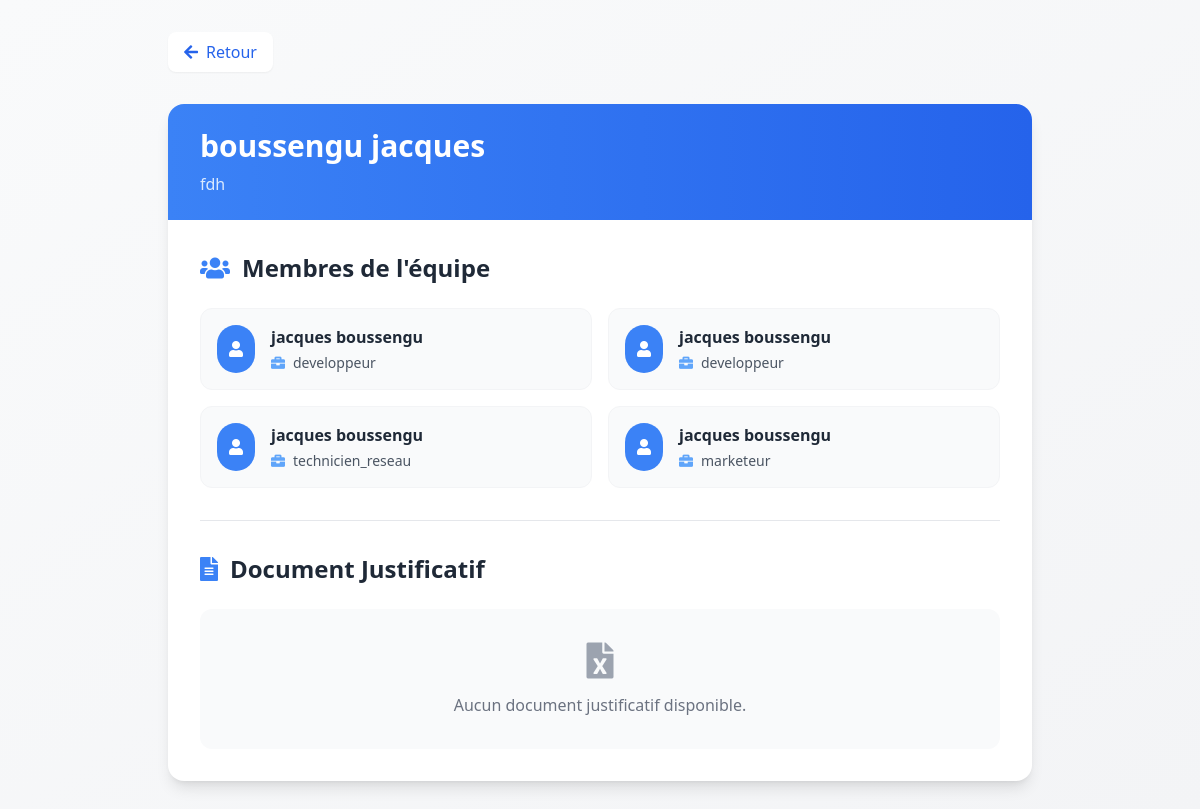
The page /ad/views/equipe_details.php?id=9 on the database its author committed.
### tables this page shows
CREATE TABLE `equipes` (
  `id` int(11) NOT NULL,
  `nom_equipe` varchar(100) DEFAULT NULL,
  `description_equipe` text DEFAULT NULL,
  `document_path` varchar(255) DEFAULT NULL,
  `created_at` timestamp NOT NULL DEFAULT current_timestamp(),
  `matricule` varchar(20) NOT NULL
);

CREATE TABLE `membres` (
  `id` int(11) NOT NULL,
  `equipe_id` int(11) DEFAULT NULL,
  `nom` varchar(100) DEFAULT NULL,
  `prenom` varchar(100) DEFAULT NULL,
  `email` varchar(255) DEFAULT NULL,
  `role` varchar(50) DEFAULT NULL,
  `is_chef` tinyint(1) DEFAULT 0,
  `created_at` timestamp NOT NULL DEFAULT current_timestamp()
);

### ad/views/equipe_details.php (the view, shortened to what this page needs)
<?php
require_once __DIR__ . '/../../bdd.php';
$equipe_id = isset($_GET['id']) ? (int)$_GET['id'] : 0;
$stmt = $pdo->prepare("SELECT * FROM equipes WHERE id = ?");
$stmt->execute([$equipe_id]);
$equipe = $stmt->fetch(PDO::FETCH_ASSOC);
$stmt = $pdo->prepare("SELECT * FROM membres WHERE equipe_id = ?");
$stmt->execute([$equipe_id]);
$membres = $stmt->fetchAll(PDO::FETCH_ASSOC);
?>
<!DOCTYPE html>
<html lang="fr">
<head>
    <script src="https://cdn.tailwindcss.com"></script>
    <link rel="stylesheet" href="https://cdnjs.cloudflare.com/ajax/libs/font-awesome/5.15.4/css/all.min.css">
</head>
<body class="bg-gradient-to-br from-gray-50 to-gray-100 min-h-screen">
    <div class="container mx-auto px-4 py-8 max-w-4xl">
        <a href="javascript:history.back()"
            class="inline-flex items-center mb-8 px-4 py-2 bg-white rounded-lg shadow-sm hover:shadow-md transition-all duration-200 text-blue-600 hover:text-blue-700">
            <i class="fas fa-arrow-left mr-2"></i>
            <span>Retour</span>
        </a>
        <div class="bg-white rounded-2xl shadow-lg overflow-hidden">
            <div class="bg-gradient-to-r from-blue-500 to-blue-600 px-8 py-6">
                <h1 class="text-3xl font-bold text-white mb-2">
                    <?php echo htmlspecialchars($equipe['nom_equipe']); ?>
                </h1>
                <p class="text-blue-100">
                    <?php echo htmlspecialchars($equipe['description_equipe']); ?>
                </p>
            </div>
            <div class="p-8">
                <h2 class="text-2xl font-bold text-gray-800 mb-6 flex items-center">
                    <i class="fas fa-users mr-3 text-blue-500"></i>
                    Membres de l'équipe
                </h2>
                <div class="grid gap-4 md:grid-cols-2">
                    <?php if (empty($membres)): ?>
                        <div class="col-span-2 text-center py-8">
                            <i class="fas fa-user-slash text-4xl text-gray-400 mb-3"></i>
                            <p class="text-gray-500">Aucun membre dans cette équipe.</p>
                        </div>
                    <?php else: ?>
                        <?php foreach ($membres as $membre): ?>
                            <div class="bg-gray-50 rounded-xl p-4 hover:shadow-md transition-shadow duration-200 border border-gray-100">
                                <div class="flex items-center space-x-4">
                                    <div class="bg-blue-500 rounded-full p-3">
                                        <i class="fas fa-user text-white"></i>
                                    </div>
                                    <div>
                                        <div class="font-semibold text-gray-800">
                                            <?php echo htmlspecialchars($membre['nom'] . ' ' . $membre['prenom']); ?>
                                        </div>
                                        <div class="text-sm text-gray-600 flex items-center mt-1">
                                            <i class="fas fa-briefcase text-blue-400 mr-2"></i>
                                            <?php echo htmlspecialchars($membre['role']); ?>
                                        </div>
                                    </div>
                                </div>
                            </div>
                        <?php endforeach; ?>
                    <?php endif; ?>
                </div>
                <div class="mt-8 pt-8 border-t border-gray-200">
                    <h2 class="text-2xl font-bold text-gray-800 mb-6 flex items-center">
                        <i class="fas fa-file-alt mr-3 text-blue-500"></i>
                        Document Justificatif
                    </h2>
                    <?php if (!empty($equipe['document_path'])): ?>
                        <div class="bg-gray-50 rounded-xl p-6 border border-gray-100">
                            <div class="flex items-center justify-between mb-4">
                                <div class="flex items-center space-x-3">
                                    <div class="bg-blue-100 rounded-lg p-3">
                                        <i class="fas fa-file-pdf text-blue-500 text-xl"></i>
                                    </div>
                                    <div>
                                        <p class="font-medium text-gray-800">Document de l'équipe</p>
                                        <p class="text-sm text-gray-500">Format PDF</p>
                                    </div>
                                </div>
                                <a href="https://portail-inptic.alwaysdata.net/hackathon/inscription-form/<?php echo htmlspecialchars($equipe['document_path']); ?>"
                                    target="_blank"
                                    class="inline-flex items-center px-4 py-2 bg-blue-500 text-white rounded-lg hover:bg-blue-600 transition-colors duration-200">
                                    <i class="fas fa-external-link-alt mr-2"></i>
                                    Ouvrir dans un nouvel onglet
                                </a>
                            </div>
                            <div class="mt-4 w-full h-[600px] rounded-lg overflow-hidden border border-gray-200">
                                <embed
                                    src="https://portail-inptic.alwaysdata.net/hackathon/inscription-form/<?php echo htmlspecialchars($equipe['document_path']); ?>"
                                    type="application/pdf"
                                    width="100%"
                                    height="100%"
                                    class="w-full h-full">
                            </div>
                        </div>
                    <?php else: ?>
                        <div class="text-center py-8 bg-gray-50 rounded-xl">
                            <i class="fas fa-file-excel text-4xl text-gray-400 mb-3"></i>
                            <p class="text-gray-500">Aucun document justificatif disponible.</p>
                        </div>
                    <?php endif; ?>
                </div>
            </div>
        </div>
    </div>
</body>
</html>

### rows shown on the page
equipes: nom_equipe "boussengu jacques", description_equipe "fdh"
membres: nom+prenom "jacques boussengu", role "developpeur"
membres: nom+prenom "jacques boussengu", role "developpeur"
membres: nom+prenom "jacques boussengu", role "technicien_reseau"
membres: nom+prenom "jacques boussengu", role "marketeur"
